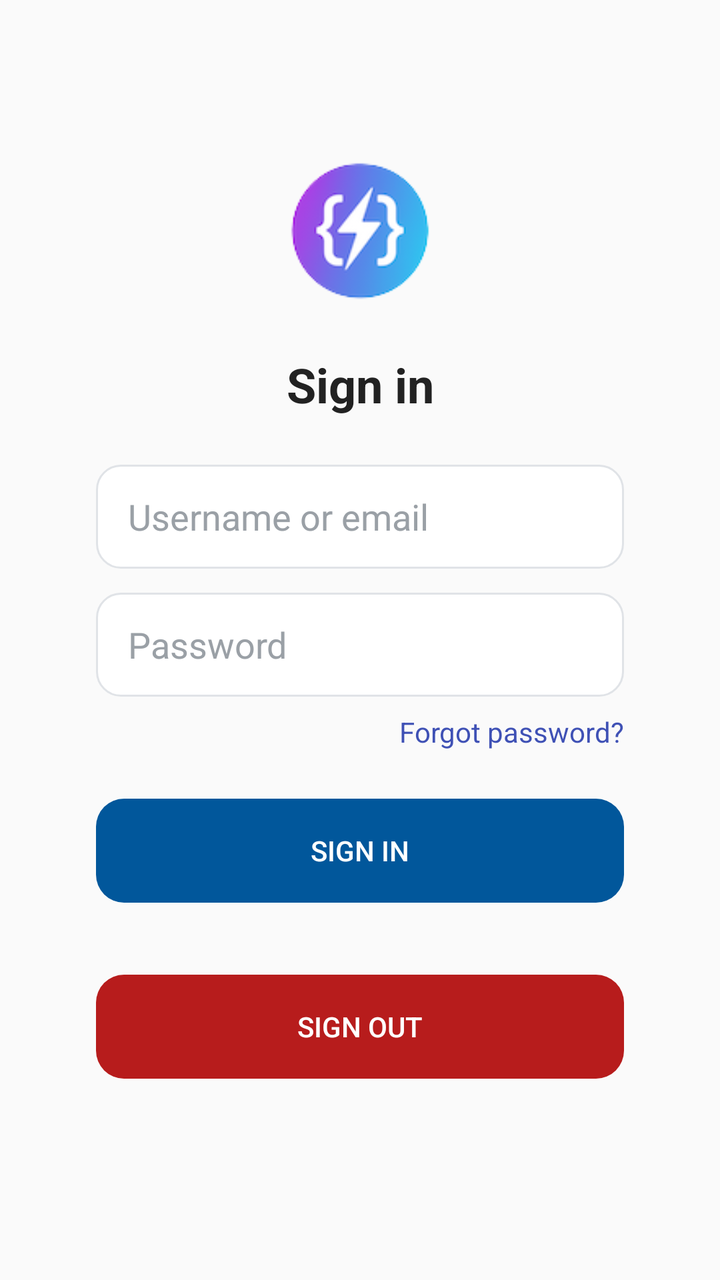
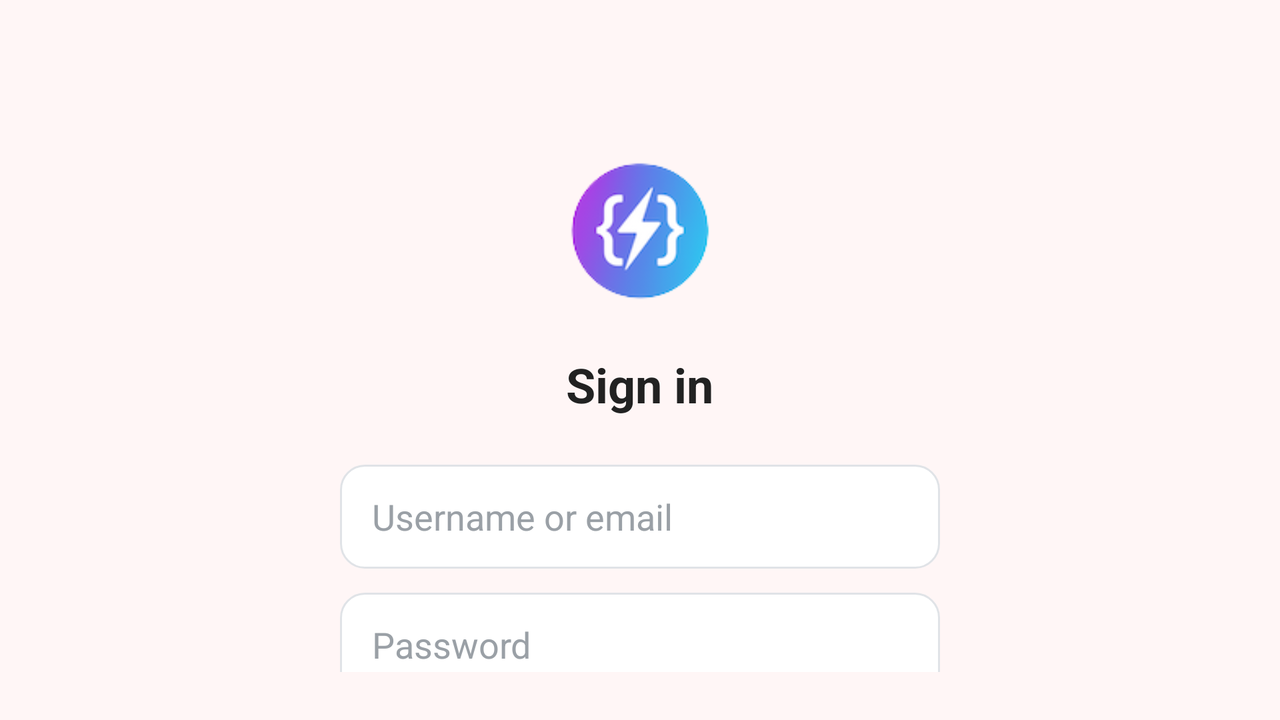

The same Android screen from two of the app's own layout files: first res/layout/ as a phone draws it, then the repository's variant for another configuration, drawn on a device whose configuration selects that folder. Both files follow.
<!-- AndroidManifest.xml: application theme Theme.Loginapp -->
<!-- res/layout/activity_main.xml -->
<?xml version="1.0" encoding="utf-8"?>
<androidx.constraintlayout.widget.ConstraintLayout xmlns:android="http://schemas.android.com/apk/res/android"
    xmlns:app="http://schemas.android.com/apk/res-auto"
    android:id="@+id/main"
    android:layout_width="match_parent"
    android:layout_height="match_parent"

    android:padding="24dp">

    
    <ImageView
        android:id="@+id/imgAppIcon"
        android:layout_width="88dp"
        android:layout_height="88dp"
        android:src="@drawable/logo"
        android:contentDescription="@string/cd_app_icon"
        app:layout_constraintTop_toTopOf="parent"
        app:layout_constraintStart_toStartOf="parent"
        app:layout_constraintEnd_toEndOf="parent"
        android:layout_marginTop="48dp"/>

    
    <TextView
        android:id="@+id/tvTitle"
        android:layout_width="0dp"
        android:layout_height="wrap_content"
        android:layout_marginTop="16dp"
        android:layout_marginHorizontal="24dp"
        android:gravity="center"
        android:text="@string/login_title"
        android:textColor="@color/text_primary"
        android:textSize="24sp"
        android:textStyle="bold"
        app:layout_constraintEnd_toEndOf="parent"
        app:layout_constraintStart_toStartOf="parent"
        app:layout_constraintTop_toBottomOf="@id/imgAppIcon" />

    
    <EditText
        android:id="@+id/etUsername"
        android:layout_width="0dp"
        android:layout_height="52dp"
        android:layout_marginTop="24dp"
        android:layout_marginHorizontal="24dp"
        android:autofillHints=""
        android:background="@drawable/bg_input"
        android:hint="@string/hint_username"
        android:inputType="textEmailAddress"
        android:paddingStart="16dp"
        android:paddingEnd="16dp"
        android:textColor="@color/text_primary"
        android:textColorHint="@color/text_hint"
        app:layout_constraintEnd_toEndOf="parent"
        app:layout_constraintStart_toStartOf="parent"
        app:layout_constraintTop_toBottomOf="@id/tvTitle"
        />

    
    <EditText
        android:id="@+id/etPassword"
        android:layout_width="0dp"
        android:layout_height="52dp"
        android:layout_marginTop="12dp"
        android:layout_marginHorizontal="24dp"
        android:autofillHints=""
        android:background="@drawable/bg_input"
        android:hint="@string/hint_password"
        android:inputType="textPassword"
        android:paddingStart="16dp"
        android:paddingEnd="16dp"
        android:textColor="@color/text_primary"
        android:textColorHint="@color/text_hint"
        app:layout_constraintEnd_toEndOf="parent"
        app:layout_constraintStart_toStartOf="parent"
        app:layout_constraintTop_toBottomOf="@id/etUsername" />

    
    <TextView
        android:id="@+id/tvForgotPassword"
        android:layout_width="wrap_content"
        android:layout_height="wrap_content"
        android:layout_marginTop="8dp"
        android:layout_marginHorizontal="24dp"
        android:clickable="true"
        android:focusable="true"
        android:text="@string/forgot_password"
        android:textColor="@color/primary"
        android:textSize="14sp"
        app:layout_constraintEnd_toEndOf="parent"
        app:layout_constraintTop_toBottomOf="@id/etPassword" />

    
    <Button
        android:id="@+id/btnSignIn"
        android:layout_width="0dp"
        android:layout_height="52dp"
        android:layout_marginTop="24dp"
        android:layout_marginHorizontal="24dp"
        android:background="@drawable/btn_primary"
        android:stateListAnimator="@null"
        android:text="@string/action_sign_in"
        android:textColor="@android:color/white"
        app:layout_constraintEnd_toEndOf="parent"
        app:layout_constraintStart_toStartOf="parent"
        app:layout_constraintTop_toBottomOf="@id/tvForgotPassword" />

    
    <Button
        android:id="@+id/btnSignOut"
        android:layout_width="0dp"
        android:layout_height="52dp"
        android:layout_marginHorizontal="24dp"
        android:layout_marginTop="112dp"
        android:background="@drawable/btn_secondary"
        android:stateListAnimator="@null"
        android:text="@string/action_sign_out"
        android:textColor="@android:color/white"
        app:layout_constraintEnd_toEndOf="parent"
        app:layout_constraintStart_toStartOf="parent"
        app:layout_constraintTop_toBottomOf="@id/tvForgotPassword" />


</androidx.constraintlayout.widget.ConstraintLayout>
<!-- resources referenced by this layout -->
<resources>
  <color name="primary">#3F51B5</color>
  <color name="text_hint">#9AA0A6</color>
  <color name="text_primary">#222222</color>
  <!-- drawable bg_input (drawable) -->
  <shape xmlns:android="http://schemas.android.com/apk/res/android" android:shape="rectangle">
      <solid android:color="#FFFFFFFF"/>
      <stroke android:width="1dp"
              android:color="@color/stroke"/>
      <corners android:radius="12dp"/>
  </shape>
  <!-- drawable btn_primary (drawable) -->
  <selector xmlns:android="http://schemas.android.com/apk/res/android">
      <item android:state_pressed="true">
          <shape android:shape="rectangle">
              <solid android:color="#01579B"/>
              <corners android:radius="14dp"/>
          </shape>
      </item>
      <item>
          <shape android:shape="rectangle">
              <solid android:color="#01579B"/>
              <corners android:radius="14dp"/>
          </shape>
      </item>
  </selector>
  <!-- drawable btn_secondary (drawable) -->
  <selector xmlns:android="http://schemas.android.com/apk/res/android">
      <item android:state_pressed="true">
          <shape android:shape="rectangle">
              <solid android:color="#0D47A1"/>
              <corners android:radius="14dp"/>
          </shape>
      </item>
      <item>
          <shape android:shape="rectangle">
              <solid android:color="#B71C1C"/>
              <corners android:radius="14dp"/>
          </shape>
      </item>
  </selector>
  <!-- drawable logo: png bitmap (drawable, 11930 bytes) -->
  <string name="action_sign_in">Sign in</string>
  <string name="action_sign_out">Sign Out</string>
  <string name="cd_app_icon">App icon</string>
  <string name="forgot_password">Forgot password?</string>
  <string name="hint_password">Password</string>
  <string name="hint_username">Username or email</string>
  <string name="login_title">Sign in</string>
  <style name="Theme.Loginapp" parent="Base.Theme.Loginapp" />
  <color name="stroke">#E0E3E7</color>
  <style name="Base.Theme.Loginapp" parent="Theme.AppCompat.DayNight.NoActionBar">
          
          
      </style>
</resources>
<!-- res/layout-land/activity_main.xml (the repository's variant of the layout above) -->
<!-- drawn on the phone turned sideways -->
<?xml version="1.0" encoding="utf-8"?>
<LinearLayout xmlns:android="http://schemas.android.com/apk/res/android"
    android:id="@+id/main"
    android:layout_width="match_parent"
    android:layout_height="match_parent"
    android:orientation="vertical"
    android:gravity="center_horizontal"
    android:background="#FFF6F6"
    android:padding="24dp">

    
    <ImageView
        android:id="@+id/imgAppIcon"
        android:layout_width="88dp"
        android:layout_height="88dp"
        android:layout_marginTop="48dp"
        android:src="@drawable/logo"
        android:contentDescription="@string/cd_app_icon" />

    
    <TextView
        android:id="@+id/tvTitle"
        android:layout_width="wrap_content"
        android:layout_height="wrap_content"
        android:layout_marginTop="16dp"
        android:text="@string/login_title"
        android:textColor="@color/text_primary"
        android:textSize="24sp"
        android:textStyle="bold"
        android:gravity="center" />

    
    <EditText
        android:id="@+id/etUsername"
        android:layout_width="300dp"
        android:layout_height="52dp"
        android:layout_marginTop="24dp"
        android:background="@drawable/bg_input"
        android:hint="@string/hint_username"
        android:inputType="textEmailAddress"
        android:paddingStart="16dp"
        android:paddingEnd="16dp"
        android:textColor="@color/text_primary"
        android:textColorHint="@color/text_hint"
        android:maxWidth="360dp" />

    
    <EditText
        android:id="@+id/etPassword"
        android:layout_width="300dp"
        android:layout_height="52dp"
        android:layout_marginTop="12dp"
        android:background="@drawable/bg_input"
        android:hint="@string/hint_password"
        android:inputType="textPassword"
        android:paddingStart="16dp"
        android:paddingEnd="16dp"
        android:textColor="@color/text_primary"
        android:textColorHint="@color/text_hint"
        android:maxWidth="360dp" />

    

    
    

    <TextView
        android:id="@+id/tvForgotPassword"
        android:layout_width="299dp"
        android:layout_height="wrap_content"
        android:layout_marginTop="8dp"
        android:gravity="end"
        android:text="@string/forgot_password"
        android:textColor="@color/primary"
        android:textSize="14sp" />

    <Button
        android:id="@+id/btnSignIn"
        android:layout_width="250dp"
        android:layout_height="52dp"
        android:layout_marginTop="24dp"
        android:background="@drawable/btn_primary"
        android:maxWidth="360dp"
        android:stateListAnimator="@null"
        android:text="@string/action_sign_in"
        android:textColor="@android:color/white" />

    <Button
        android:id="@+id/btnSignOut"
        android:layout_width="250dp"
        android:layout_height="52dp"
        android:layout_marginTop="20dp"
        android:background="@drawable/btn_secondary"
        android:maxWidth="360dp"
        android:stateListAnimator="@null"
        android:text="@string/action_sign_out"
        android:textColor="@android:color/white" />

</LinearLayout>
